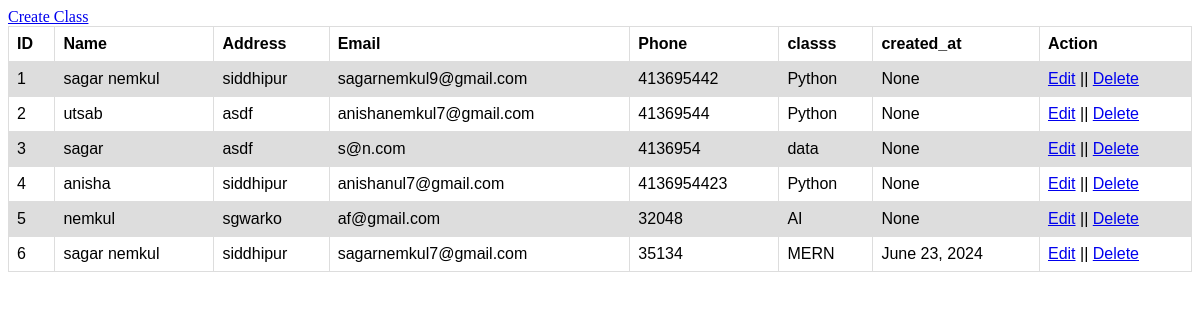
Page /student/ on the earlier database version.
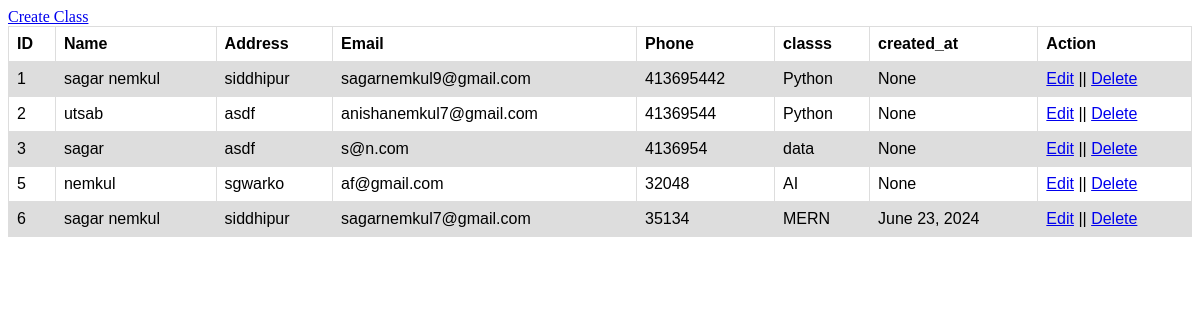
Same page on the later database version.
### student/models.py (models this page shows, shortened)
class BroadwayStudent(models.Model):
    student_class = models.ForeignKey(StudentClass, on_delete=models.SET_NULL,null=True)
    name = models.CharField(max_length=255, null=True,help_text='student name')
    address = models.CharField(max_length=33, null=True)
    phone = models.IntegerField(unique=True)
    email = models.EmailField(unique=True)

class StudentClass(models.Model):
    name = models.CharField(verbose_name="Class name", max_length=30, blank=False, null=True)
    section = models.CharField(verbose_name="class Section", max_length=40)
    image = models.ImageField(upload_to='studentclass/', null=True, blank=True)
    status =  models.BooleanField(default=False)
    class_type = models.CharField(verbose_name="class type", max_length=10, null=True, blank=True)
    class_link = models.URLField(null=True, blank=True)
    created_at = models.DateField(null=True, blank=True)
    started_at =  models.DateField(null=True, blank=True)
    ended_at = models.DateField(name="ended", null=True, blank=True)

### student/views.py (the view)
# urls.py: path('', fetch_student, name="fetch-student"),
def fetch_student(request):
        a=BroadwayStudent.objects.all()
        context = {
                "data":a
        }
        return render(request, 'student/index.html', context)

### student/templates/student/index.html (shortened to what this page needs)
<!DOCTYPE html>
<html>
<head>
</head>
<body>
  <a href="{% url 'create-student-list' %}">Create Class</a>
    <table>
      <tr>
          <th>ID</th>
          <th>Name</th>
          <th>Address</th>
          <th>Email</th>
          <th>Phone</th>
          <th>classs</th>
          <th>created_at</th>
          <th>Action</th>
      </tr>
      {% for i in data %}
      <tr>
          <td>{{i.id}}</td>
          <td>{{i.name}}</td>
          <td>{{i.address}}</td>
          <td>{{i.email}}</td>
          <td>{{i.phone}}</td>
          <td>{{i.student_class.name}}</td>
          <td>{{i.student_class.created_at}}</td>
          <td><a href="{% url 'edit-student-list' i.id %}">Edit</a> || <a href="{% url 'delete-student-list' i.id %}">Delete</a></td>
      </tr>
      {% endfor %}
  </table>
</body>
</html>

Differences in the rows shown:
removed BroadwayStudent: id "4", name "anisha", address "siddhipur", email "anishanul7@gmail.com", phone "4136954423", student_class.name "Python", student_class.created_at "None"
